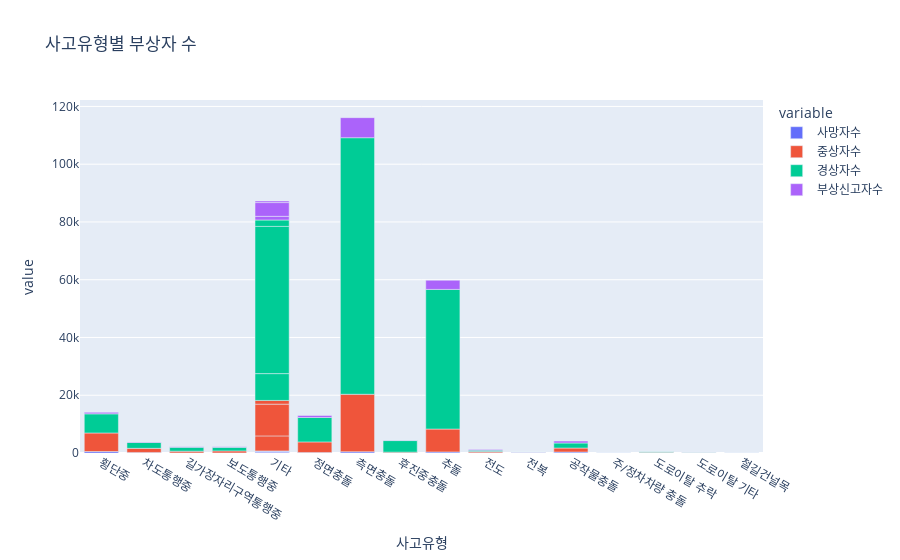

Notebook code for this chart:
### Code cell
# 사고 유형별 부상자 수
fig = px.bar(df_accident_type, x="사고유형", y=["사망자수", "중상자수", "경상자수", "부상신고자수"], title="사고유형별 부상자 수")
fig.show()

cs.tools.get_embed(cs.plotly.plot(fig, filename="사고 유형별 부상자 수", auto_open=False))

### Figure 1 — Plotly figure (JSON) as saved in the notebook; plotly's stock layout.template omitted (floating-point values rounded to 4 significant figures)
{"data": [{"alignmentgroup": "True", "hovertemplate": "variable=사망자수<br>사고유형=%{x}<br>value=%{y}<extra></extra>", "legendgroup": "사망자수", "marker": {"color": "#636efa", "pattern": {"shape": ""}}, "name": "사망자수", "offsetgroup": "사망자수", "orientation": "v", "showlegend": true, "textposition": "auto", "type": "bar", "x": ["횡단중", "차도통행중", "길가장자리구역통행중", "보도통행중", "기타", "정면충돌", "측면충돌", "후진중충돌", "추돌", "기타", "전도", "전복", "공작물충돌", "주/정차차량 충돌", "도로이탈 추락", "도로이탈 기타", "기타", "철길건널목"], "xaxis": "x", "y": [520, 195, 40, 26, 288, 181, 441, 4, 370, 303, 90, 26, 340, 4, 92, 30, 130, 1], "yaxis": "y"}, {"alignmentgroup": "True", "hovertemplate": "variable=중상자수<br>사고유형=%{x}<br>value=%{y}<extra></extra>", "legendgroup": "중상자수", "marker": {"color": "#EF553B", "pattern": {"shape": ""}}, "name": "중상자수", "offsetgroup": "중상자수", "orientation": "v", "showlegend": true, "textposition": "auto", "type": "bar", "x": ["횡단중", "차도통행중", "길가장자리구역통행중", "보도통행중", "기타", "정면충돌", "측면충돌", "후진중충돌", "추돌", "기타", "전도", "전복", "공작물충돌", "주/정차차량 충돌", "도로이탈 추락", "도로이탈 기타", "기타", "철길건널목"], "xaxis": "x", "y": [6417, 1423, 591, 707, 5195, 3657, 19893, 297, 7924, 11000, 412, 81, 1376, 8, 185, 113, 1285, 0], "yaxis": "y"}, {"alignmentgroup": "True", "hovertemplate": "variable=경상자수<br>사고유형=%{x}<br>value=%{y}<extra></extra>", "legendgroup": "경상자수", "marker": {"color": "#00cc96", "pattern": {"shape": ""}}, "name": "경상자수", "offsetgroup": "경상자수", "orientation": "v", "showlegend": true, "textposition": "auto", "type": "bar", "x": ["횡단중", "차도통행중", "길가장자리구역통행중", "보도통행중", "기타", "정면충돌", "측면충돌", "후진중충돌", "추돌", "기타", "전도", "전복", "공작물충돌", "주/정차차량 충돌", "도로이탈 추락", "도로이탈 기타", "기타", "철길건널목"], "xaxis": "x", "y": [6617, 2022, 1371, 1260, 9290, 8468, 88838, 4003, 48345, 50973, 466, 98, 1745, 8, 203, 113, 2213, 3], "yaxis": "y"}, {"alignmentgroup": "True", "hovertemplate": "variable=부상신고자수<br>사고유형=%{x}<br>value=%{y}<extra></extra>", "legendgroup": "부상신고자수", "marker": {"color": "#ab63fa", "pattern": {"shape": ""}}, "name": "부상신고자수", "offsetgroup": "부상신고자수", "orientation": "v", "showlegend": true, "textposition": "auto", "type": "bar", "x": ["횡단중", "차도통행중", "길가장자리구역통행중", "보도통행중", "기타", "정면충돌", "측면충돌", "후진중충돌", "추돌", "기타", "전도", "전복", "공작물충돌", "주/정차차량 충돌", "도로이탈 추락", "도로이탈 기타", "기타", "철길건널목"], "xaxis": "x", "y": [517, 209, 160, 129, 1272, 677, 6945, 154, 3172, 4764, 281, 32, 668, 1, 46, 24, 543, 0], "yaxis": "y"}], "layout": {"barmode": "relative", "legend": {"title": {"text": "variable"}, "tracegroupgap": 0}, "title": {"text": "사고유형별 부상자 수"}, "xaxis": {"anchor": "y", "domain": [0, 1], "title": {"text": "사고유형"}}, "yaxis": {"anchor": "x", "domain": [0, 1], "title": {"text": "value"}}}}
